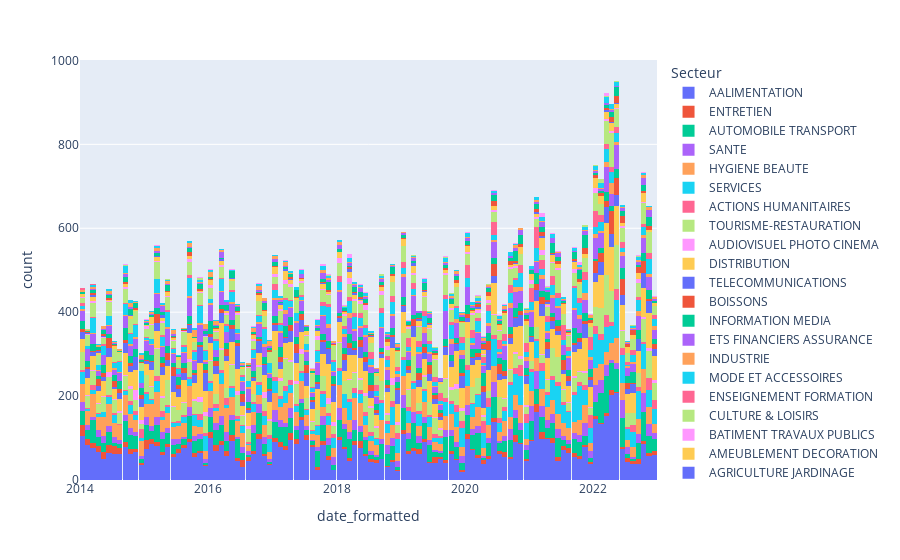

The code cell stored with this chart in its notebook:
### Code cell
fig = px.histogram(arcom_df, x='date_formatted', color='Secteur')
fig.show()

### Figure 1 — Plotly figure (JSON) as saved in the notebook; plotly's stock layout.template omitted (floating-point values rounded to 4 significant figures; data arrays with more than 128 entries replaced by an {"elided": "..."} marker saying what was removed)
{"data": [{"alignmentgroup": "True", "bingroup": "x", "hovertemplate": "Secteur=AALIMENTATION<br>date_formatted=%{x}<br>count=%{y}<extra></extra>", "legendgroup": "AALIMENTATION", "marker": {"color": "#636efa", "pattern": {"shape": ""}}, "name": "AALIMENTATION", "offsetgroup": "AALIMENTATION", "orientation": "v", "showlegend": true, "type": "histogram", "x": {"elided": "7706 str values"}, "xaxis": "x", "yaxis": "y"}, {"alignmentgroup": "True", "bingroup": "x", "hovertemplate": "Secteur=ENTRETIEN<br>date_formatted=%{x}<br>count=%{y}<extra></extra>", "legendgroup": "ENTRETIEN", "marker": {"color": "#EF553B", "pattern": {"shape": ""}}, "name": "ENTRETIEN", "offsetgroup": "ENTRETIEN", "orientation": "v", "showlegend": true, "type": "histogram", "x": {"elided": "965 str values"}, "xaxis": "x", "yaxis": "y"}, {"alignmentgroup": "True", "bingroup": "x", "hovertemplate": "Secteur=AUTOMOBILE TRANSPORT<br>date_formatted=%{x}<br>count=%{y}<extra></extra>", "legendgroup": "AUTOMOBILE TRANSPORT", "marker": {"color": "#00cc96", "pattern": {"shape": ""}}, "name": "AUTOMOBILE TRANSPORT", "offsetgroup": "AUTOMOBILE TRANSPORT", "orientation": "v", "showlegend": true, "type": "histogram", "x": {"elided": "3362 str values"}, "xaxis": "x", "yaxis": "y"}, {"alignmentgroup": "True", "bingroup": "x", "hovertemplate": "Secteur=SANTE<br>date_formatted=%{x}<br>count=%{y}<extra></extra>", "legendgroup": "SANTE", "marker": {"color": "#ab63fa", "pattern": {"shape": ""}}, "name": "SANTE", "offsetgroup": "SANTE", "orientation": "v", "showlegend": true, "type": "histogram", "x": {"elided": "1813 str values"}, "xaxis": "x", "yaxis": "y"}, {"alignmentgroup": "True", "bingroup": "x", "hovertemplate": "Secteur=HYGIENE BEAUTE<br>date_formatted=%{x}<br>count=%{y}<extra></extra>", "legendgroup": "HYGIENE BEAUTE", "marker": {"color": "#FFA15A", "pattern": {"shape": ""}}, "name": "HYGIENE BEAUTE", "offsetgroup": "HYGIENE BEAUTE", "orientation": "v", "showlegend": true, "type": "histogram", "x": {"elided": "3717 str values"}, "xaxis": "x", "yaxis": "y"}, {"alignmentgroup": "True", "bingroup": "x", "hovertemplate": "Secteur=SERVICES<br>date_formatted=%{x}<br>count=%{y}<extra></extra>", "legendgroup": "SERVICES", "marker": {"color": "#19d3f3", "pattern": {"shape": ""}}, "name": "SERVICES", "offsetgroup": "SERVICES", "orientation": "v", "showlegend": true, "type": "histogram", "x": {"elided": "3204 str values"}, "xaxis": "x", "yaxis": "y"}, {"alignmentgroup": "True", "bingroup": "x", "hovertemplate": "Secteur=ACTIONS HUMANITAIRES<br>date_formatted=%{x}<br>count=%{y}<extra></extra>", "legendgroup": "ACTIONS HUMANITAIRES", "marker": {"color": "#FF6692", "pattern": {"shape": ""}}, "name": "ACTIONS HUMANITAIRES", "offsetgroup": "ACTIONS HUMANITAIRES", "orientation": "v", "showlegend": true, "type": "histogram", "x": {"elided": "1016 str values"}, "xaxis": "x", "yaxis": "y"}, {"alignmentgroup": "True", "bingroup": "x", "hovertemplate": "Secteur=TOURISME-RESTAURATION<br>date_formatted=%{x}<br>count=%{y}<extra></extra>", "legendgroup": "TOURISME-RESTAURATION", "marker": {"color": "#B6E880", "pattern": {"shape": ""}}, "name": "TOURISME-RESTAURATION", "offsetgroup": "TOURISME-RESTAURATION", "orientation": "v", "showlegend": true, "type": "histogram", "x": {"elided": "3967 str values"}, "xaxis": "x", "yaxis": "y"}, {"alignmentgroup": "True", "bingroup": "x", "hovertemplate": "Secteur=AUDIOVISUEL PHOTO CINEMA<br>date_formatted=%{x}<br>count=%{y}<extra></extra>", "legendgroup": "AUDIOVISUEL PHOTO CINEMA", "marker": {"color": "#FF97FF", "pattern": {"shape": ""}}, "name": "AUDIOVISUEL PHOTO CINEMA", "offsetgroup": "AUDIOVISUEL PHOTO CINEMA", "orientation": "v", "showlegend": true, "type": "histogram", "x": {"elided": "400 str values"}, "xaxis": "x", "yaxis": "y"}, {"alignmentgroup": "True", "bingroup": "x", "hovertemplate": "Secteur=DISTRIBUTION<br>date_formatted=%{x}<br>count=%{y}<extra></extra>", "legendgroup": "DISTRIBUTION", "marker": {"color": "#FECB52", "pattern": {"shape": ""}}, "name": "DISTRIBUTION", "offsetgroup": "DISTRIBUTION", "orientation": "v", "showlegend": true, "type": "histogram", "x": {"elided": "5182 str values"}, "xaxis": "x", "yaxis": "y"}, {"alignmentgroup": "True", "bingroup": "x", "hovertemplate": "Secteur=TELECOMMUNICATIONS<br>date_formatted=%{x}<br>count=%{y}<extra></extra>", "legendgroup": "TELECOMMUNICATIONS", "marker": {"color": "#636efa", "pattern": {"shape": ""}}, "name": "TELECOMMUNICATIONS", "offsetgroup": "TELECOMMUNICATIONS", "orientation": "v", "showlegend": true, "type": "histogram", "x": {"elided": "2202 str values"}, "xaxis": "x", "yaxis": "y"}, {"alignmentgroup": "True", "bingroup": "x", "hovertemplate": "Secteur=BOISSONS<br>date_formatted=%{x}<br>count=%{y}<extra></extra>", "legendgroup": "BOISSONS", "marker": {"color": "#EF553B", "pattern": {"shape": ""}}, "name": "BOISSONS", "offsetgroup": "BOISSONS", "orientation": "v", "showlegend": true, "type": "histogram", "x": {"elided": "1194 str values"}, "xaxis": "x", "yaxis": "y"}, {"alignmentgroup": "True", "bingroup": "x", "hovertemplate": "Secteur=INFORMATION MEDIA<br>date_formatted=%{x}<br>count=%{y}<extra></extra>", "legendgroup": "INFORMATION MEDIA", "marker": {"color": "#00cc96", "pattern": {"shape": ""}}, "name": "INFORMATION MEDIA", "offsetgroup": "INFORMATION MEDIA", "orientation": "v", "showlegend": true, "type": "histogram", "x": {"elided": "1719 str values"}, "xaxis": "x", "yaxis": "y"}, {"alignmentgroup": "True", "bingroup": "x", "hovertemplate": "Secteur=ETS FINANCIERS ASSURANCE<br>date_formatted=%{x}<br>count=%{y}<extra></extra>", "legendgroup": "ETS FINANCIERS ASSURANCE", "marker": {"color": "#ab63fa", "pattern": {"shape": ""}}, "name": "ETS FINANCIERS ASSURANCE", "offsetgroup": "ETS FINANCIERS ASSURANCE", "orientation": "v", "showlegend": true, "type": "histogram", "x": {"elided": "2967 str values"}, "xaxis": "x", "yaxis": "y"}, {"alignmentgroup": "True", "bingroup": "x", "hovertemplate": "Secteur=INDUSTRIE<br>date_formatted=%{x}<br>count=%{y}<extra></extra>", "legendgroup": "INDUSTRIE", "marker": {"color": "#FFA15A", "pattern": {"shape": ""}}, "name": "INDUSTRIE", "offsetgroup": "INDUSTRIE", "orientation": "v", "showlegend": true, "type": "histogram", "x": {"elided": "559 str values"}, "xaxis": "x", "yaxis": "y"}, {"alignmentgroup": "True", "bingroup": "x", "hovertemplate": "Secteur=MODE ET ACCESSOIRES<br>date_formatted=%{x}<br>count=%{y}<extra></extra>", "legendgroup": "MODE ET ACCESSOIRES", "marker": {"color": "#19d3f3", "pattern": {"shape": ""}}, "name": "MODE ET ACCESSOIRES", "offsetgroup": "MODE ET ACCESSOIRES", "orientation": "v", "showlegend": true, "type": "histogram", "x": {"elided": "2147 str values"}, "xaxis": "x", "yaxis": "y"}, {"alignmentgroup": "True", "bingroup": "x", "hovertemplate": "Secteur=ENSEIGNEMENT FORMATION<br>date_formatted=%{x}<br>count=%{y}<extra></extra>", "legendgroup": "ENSEIGNEMENT FORMATION", "marker": {"color": "#FF6692", "pattern": {"shape": ""}}, "name": "ENSEIGNEMENT FORMATION", "offsetgroup": "ENSEIGNEMENT FORMATION", "orientation": "v", "showlegend": true, "type": "histogram", "x": {"elided": "1091 str values"}, "xaxis": "x", "yaxis": "y"}, {"alignmentgroup": "True", "bingroup": "x", "hovertemplate": "Secteur=CULTURE & LOISIRS<br>date_formatted=%{x}<br>count=%{y}<extra></extra>", "legendgroup": "CULTURE & LOISIRS", "marker": {"color": "#B6E880", "pattern": {"shape": ""}}, "name": "CULTURE & LOISIRS", "offsetgroup": "CULTURE & LOISIRS", "orientation": "v", "showlegend": true, "type": "histogram", "x": {"elided": "3085 str values"}, "xaxis": "x", "yaxis": "y"}, {"alignmentgroup": "True", "bingroup": "x", "hovertemplate": "Secteur=BATIMENT TRAVAUX PUBLICS<br>date_formatted=%{x}<br>count=%{y}<extra></extra>", "legendgroup": "BATIMENT TRAVAUX PUBLICS", "marker": {"color": "#FF97FF", "pattern": {"shape": ""}}, "name": "BATIMENT TRAVAUX PUBLICS", "offsetgroup": "BATIMENT TRAVAUX PUBLICS", "orientation": "v", "showlegend": true, "type": "histogram", "x": {"elided": "368 str values"}, "xaxis": "x", "yaxis": "y"}, {"alignmentgroup": "True", "bingroup": "x", "hovertemplate": "Secteur=AMEUBLEMENT DECORATION<br>date_formatted=%{x}<br>count=%{y}<extra></extra>", "legendgroup": "AMEUBLEMENT DECORATION", "marker": {"color": "#FECB52", "pattern": {"shape": ""}}, "name": "AMEUBLEMENT DECORATION", "offsetgroup": "AMEUBLEMENT DECORATION", "orientation": "v", "showlegend": true, "type": "histogram", "x": {"elided": "970 str values"}, "xaxis": "x", "yaxis": "y"}, {"alignmentgroup": "True", "bingroup": "x", "hovertemplate": "Secteur=AGRICULTURE JARDINAGE<br>date_formatted=%{x}<br>count=%{y}<extra></extra>", "legendgroup": "AGRICULTURE JARDINAGE", "marker": {"color": "#636efa", "pattern": {"shape": ""}}, "name": "AGRICULTURE JARDINAGE", "offsetgroup": "AGRICULTURE JARDINAGE", "orientation": "v", "showlegend": true, "type": "histogram", "x": ["2014-03-07T00:00:00", "2014-03-12T00:00:00", "2014-03-24T00:00:00", "2014-03-26T00:00:00", "2014-03-26T00:00:00", "2014-03-31T00:00:00", "2014-03-31T00:00:00", "2014-04-11T00:00:00", "2014-04-14T00:00:00", "2014-04-16T00:00:00", "2014-04-16T00:00:00", "2014-05-26T00:00:00", "2014-09-01T00:00:00", "2014-09-15T00:00:00", "2014-10-27T00:00:00", "2014-02-15T00:00:00", "2014-02-25T00:00:00", "2015-03-19T00:00:00", "2015-03-19T00:00:00", "2015-04-09T00:00:00", "2015-04-15T00:00:00", "2015-04-20T00:00:00", "2015-04-27T00:00:00", "2015-04-27T00:00:00", "2015-04-27T00:00:00", "2015-05-26T00:00:00", "2015-06-28T00:00:00", "2015-12-02T00:00:00", "2015-12-02T00:00:00", "2015-12-02T00:00:00", "2016-03-21T00:00:00", "2016-03-28T00:00:00", "2016-03-31T00:00:00", "2016-04-07T00:00:00", "2016-04-08T00:00:00", "2016-05-09T00:00:00", "2017-03-16T00:00:00", "2017-03-20T00:00:00", "2017-04-01T00:00:00", "2017-04-02T00:00:00", "2017-03-30T00:00:00", "2017-04-08T00:00:00", "2017-04-14T00:00:00", "2017-06-27T00:00:00", "2017-09-18T00:00:00", "2017-10-05T00:00:00", "2017-01-30T00:00:00", "2017-02-20T00:00:00", "2017-02-20T00:00:00", "2017-02-21T00:00:00", "2018-03-15T00:00:00", "2018-03-18T00:00:00", "2018-03-19T00:00:00", "2018-03-26T00:00:00", "2018-03-26T00:00:00", "2018-03-26T00:00:00", "2018-03-26T00:00:00", "2018-04-08T00:00:00", "2018-04-09T00:00:00", "2018-04-20T00:00:00", "2018-05-07T00:00:00", "2018-05-12T00:00:00", "2018-05-13T00:00:00", "2018-07-06T00:00:00", "2018-07-09T00:00:00", "2018-09-13T00:00:00", "2019-03-11T00:00:00", "2019-03-17T00:00:00", "2019-03-18T00:00:00", "2019-03-18T00:00:00", "2019-03-28T00:00:00", "2019-03-28T00:00:00", "2019-04-03T00:00:00", "2019-04-05T00:00:00", "2019-04-08T00:00:00", "2019-04-08T00:00:00", "2019-04-29T00:00:00", "2019-05-12T00:00:00", "2019-05-12T00:00:00", "2019-05-16T00:00:00", "2019-06-02T00:00:00", "2019-06-16T00:00:00", "2019-08-26T00:00:00", "2020-03-02T00:00:00", "2020-03-15T00:00:00", "2020-03-16T00:00:00", "2020-03-16T00:00:00", "2020-04-20T00:00:00", "2020-09-29T00:00:00", "2020-10-12T00:00:00", "2020-02-26T00:00:00", "2021-03-10T00:00:00", "2021-03-15T00:00:00", "2021-03-21T00:00:00", "2021-04-08T00:00:00", "2021-04-12T00:00:00", "2021-04-15T00:00:00", "2021-04-29T00:00:00", "2021-05-10T00:00:00", "2021-05-20T00:00:00", "2021-06-14T00:00:00", "2021-09-06T00:00:00", "2021-02-16T00:00:00", "2021-02-18T00:00:00", "2021-02-22T00:00:00", "2021-03-01T00:00:00", "2022-03-07T00:00:00", "2022-03-13T00:00:00", "2022-03-14T00:00:00", "2022-03-14T00:00:00", "2022-04-10T00:00:00", "2022-04-13T00:00:00", "2022-04-20T00:00:00", "2022-05-07T00:00:00", "2022-05-30T00:00:00", "2022-06-20T00:00:00", "2022-07-02T00:00:00", "2022-09-26T00:00:00", "2022-02-26T00:00:00"], "xaxis": "x", "yaxis": "y"}, {"alignmentgroup": "True", "bingroup": "x", "hovertemplate": "Secteur=INFORMATIQUE BUREAUTIQUE<br>date_formatted=%{x}<br>count=%{y}<extra></extra>", "legendgroup": "INFORMATIQUE BUREAUTIQUE", "marker": {"color": "#EF553B", "pattern": {"shape": ""}}, "name": "INFORMATIQUE BUREAUTIQUE", "offsetgroup": "INFORMATIQUE BUREAUTIQUE", "orientation": "v", "showlegend": true, "type": "histogram", "x": {"elided": "438 str values"}, "xaxis": "x", "yaxis": "y"}, {"alignmentgroup": "True", "bingroup": "x", "hovertemplate": "Secteur=APPAREILS MENAGERS<br>date_formatted=%{x}<br>count=%{y}<extra></extra>", "legendgroup": "APPAREILS MENAGERS", "marker": {"color": "#00cc96", "pattern": {"shape": ""}}, "name": "APPAREILS MENAGERS", "offsetgroup": "APPAREILS MENAGERS", "orientation": "v", "showlegend": true, "type": "histogram", "x": {"elided": "893 str values"}, "xaxis": "x", "yaxis": "y"}, {"alignmentgroup": "True", "bingroup": "x", "hovertemplate": "Secteur=ENERGIE<br>date_formatted=%{x}<br>count=%{y}<extra></extra>", "legendgroup": "ENERGIE", "marker": {"color": "#ab63fa", "pattern": {"shape": ""}}, "name": "ENERGIE", "offsetgroup": "ENERGIE", "orientation": "v", "showlegend": true, "type": "histogram", "x": {"elided": "492 str values"}, "xaxis": "x", "yaxis": "y"}, {"alignmentgroup": "True", "bingroup": "x", "hovertemplate": "Secteur=EDITION<br>date_formatted=%{x}<br>count=%{y}<extra></extra>", "legendgroup": "EDITION", "marker": {"color": "#FFA15A", "pattern": {"shape": ""}}, "name": "EDITION", "offsetgroup": "EDITION", "orientation": "v", "showlegend": true, "type": "histogram", "x": {"elided": "441 str values"}, "xaxis": "x", "yaxis": "y"}, {"alignmentgroup": "True", "bingroup": "x", "hovertemplate": "Secteur=IMMOBILIER<br>date_formatted=%{x}<br>count=%{y}<extra></extra>", "legendgroup": "IMMOBILIER", "marker": {"color": "#19d3f3", "pattern": {"shape": ""}}, "name": "IMMOBILIER", "offsetgroup": "IMMOBILIER", "orientation": "v", "showlegend": true, "type": "histogram", "x": {"elided": "450 str values"}, "xaxis": "x", "yaxis": "y"}, {"alignmentgroup": "True", "bingroup": "x", "hovertemplate": "Secteur=PUBLICITE FINANCIERE<br>date_formatted=%{x}<br>count=%{y}<extra></extra>", "legendgroup": "PUBLICITE FINANCIERE", "marker": {"color": "#FF6692", "pattern": {"shape": ""}}, "name": "PUBLICITE FINANCIERE", "offsetgroup": "PUBLICITE FINANCIERE", "orientation": "v", "showlegend": true, "type": "histogram", "x": ["2014-03-21T00:00:00", "2014-01-11T00:00:00", "2014-01-11T00:00:00", "2014-01-11T00:00:00", "2015-06-30T00:00:00", "2021-07-21T00:00:00"], "xaxis": "x", "yaxis": "y"}, {"alignmentgroup": "True", "bingroup": "x", "hovertemplate": "Secteur=PUBLICITES DIVERSES<br>date_formatted=%{x}<br>count=%{y}<extra></extra>", "legendgroup": "PUBLICITES DIVERSES", "marker": {"color": "#B6E880", "pattern": {"shape": ""}}, "name": "PUBLICITES DIVERSES", "offsetgroup": "PUBLICITES DIVERSES", "orientation": "v", "showlegend": true, "type": "histogram", "x": ["2014-04-11T00:00:00", "2014-09-21T00:00:00", "2014-09-21T00:00:00", "2014-09-21T00:00:00", "2014-02-01T00:00:00", "2015-05-31T00:00:00", "2015-05-31T00:00:00", "2015-05-31T00:00:00", "2015-11-01T00:00:00", "2015-11-01T00:00:00", "2015-11-08T00:00:00", "2015-11-08T00:00:00", "2015-11-08T00:00:00", "2016-06-12T00:00:00", "2017-05-28T00:00:00", "2017-11-06T00:00:00", "2017-11-19T00:00:00", "2017-11-19T00:00:00", "2018-04-28T00:00:00", "2018-09-16T00:00:00", "2018-09-16T00:00:00", "2018-09-16T00:00:00", "2018-09-16T00:00:00", "2018-09-16T00:00:00", "2018-02-25T00:00:00", "2018-03-01T00:00:00", "2019-06-02T00:00:00", "2019-06-02T00:00:00", "2019-06-02T00:00:00", "2019-07-07T00:00:00", "2019-07-07T00:00:00", "2019-09-29T00:00:00", "2019-10-11T00:00:00", "2019-02-08T00:00:00", "2019-02-08T00:00:00", "2019-03-03T00:00:00", "2019-03-03T00:00:00", "2020-03-02T00:00:00", "2020-03-02T00:00:00", "2020-03-03T00:00:00", "2020-03-05T00:00:00", "2020-05-19T00:00:00", "2020-08-01T00:00:00", "2020-08-01T00:00:00", "2020-12-06T00:00:00", "2020-12-09T00:00:00", "2020-12-11T00:00:00", "2020-03-01T00:00:00", "2021-04-05T00:00:00", "2021-04-05T00:00:00", "2021-04-11T00:00:00", "2021-04-11T00:00:00", "2021-05-23T00:00:00", "2021-08-09T00:00:00", "2021-09-27T00:00:00", "2021-11-07T00:00:00", "2021-11-21T00:00:00", "2021-11-22T00:00:00", "2021-11-28T00:00:00", "2021-03-01T00:00:00", "2022-01-05T00:00:00", "2022-03-11T00:00:00", "2022-03-15T00:00:00", "2022-05-04T00:00:00", "2022-08-22T00:00:00", "2022-08-22T00:00:00", "2022-09-19T00:00:00", "2022-09-19T00:00:00", "2022-09-22T00:00:00", "2022-02-06T00:00:00", "2022-02-06T00:00:00", "2022-02-06T00:00:00", "2022-02-06T00:00:00", "2022-02-06T00:00:00", "2022-02-06T00:00:00", "2022-02-06T00:00:00", "2022-02-06T00:00:00", "2022-12-25T00:00:00", "2022-12-25T00:00:00", "2022-03-06T00:00:00", "2022-03-06T00:00:00"], "xaxis": "x", "yaxis": "y"}, {"alignmentgroup": "True", "bingroup": "x", "hovertemplate": "Secteur=CORPORATE<br>date_formatted=%{x}<br>count=%{y}<extra></extra>", "legendgroup": "CORPORATE", "marker": {"color": "#FF97FF", "pattern": {"shape": ""}}, "name": "CORPORATE", "offsetgroup": "CORPORATE", "orientation": "v", "showlegend": true, "type": "histogram", "x": ["2014-05-29T00:00:00", "2014-07-04T00:00:00", "2014-01-13T00:00:00", "2014-09-12T00:00:00", "2014-10-05T00:00:00", "2014-09-30T00:00:00", "2014-10-06T00:00:00", "2014-02-22T00:00:00", "2014-02-23T00:00:00", "2015-03-27T00:00:00", "2015-03-27T00:00:00", "2015-03-28T00:00:00", "2015-05-24T00:00:00", "2015-11-02T00:00:00", "2015-11-27T00:00:00", "2015-01-30T00:00:00", "2015-02-21T00:00:00", "2015-02-23T00:00:00", "2016-05-15T00:00:00", "2016-01-11T00:00:00", "2016-05-16T00:00:00", "2016-09-01T00:00:00", "2016-09-01T00:00:00", "2016-09-02T00:00:00", "2016-09-02T00:00:00", "2016-10-10T00:00:00", "2016-02-08T00:00:00", "2017-03-06T00:00:00", "2017-03-08T00:00:00", "2017-05-17T00:00:00", "2017-06-09T00:00:00", "2017-06-16T00:00:00", "2017-08-08T00:00:00", "2017-09-18T00:00:00", "2017-10-09T00:00:00", "2017-10-09T00:00:00", "2017-10-10T00:00:00", "2017-10-12T00:00:00", "2017-11-06T00:00:00", "2017-11-12T00:00:00", "2017-11-20T00:00:00", "2017-02-22T00:00:00", "2018-03-05T00:00:00", "2018-03-25T00:00:00", "2018-03-25T00:00:00", "2018-03-25T00:00:00", "2018-03-25T00:00:00", "2018-03-25T00:00:00", "2018-03-25T00:00:00", "2018-03-25T00:00:00", "2018-03-26T00:00:00", "2018-05-13T00:00:00", "2018-01-08T00:00:00", "2018-05-16T00:00:00", "2018-06-25T00:00:00", "2018-02-04T00:00:00", "2018-02-12T00:00:00", "2018-02-19T00:00:00", "2019-05-19T00:00:00", "2019-05-19T00:00:00", "2019-09-16T00:00:00", "2019-09-17T00:00:00", "2019-09-19T00:00:00", "2019-10-27T00:00:00", "2019-11-03T00:00:00", "2019-02-08T00:00:00", "2019-02-16T00:00:00", "2020-01-01T00:00:00", "2020-01-01T00:00:00", "2020-01-04T00:00:00", "2020-03-02T00:00:00", "2020-03-09T00:00:00", "2020-04-22T00:00:00", "2020-04-29T00:00:00", "2020-05-16T00:00:00", "2020-06-22T00:00:00", "2020-07-02T00:00:00", "2020-08-01T00:00:00", "2020-08-17T00:00:00", "2020-10-19T00:00:00", "2020-10-19T00:00:00", "2021-03-08T00:00:00", "2021-03-08T00:00:00", "2021-03-17T00:00:00", "2021-04-06T00:00:00", "2021-05-04T00:00:00", "2021-05-31T00:00:00", "2021-06-15T00:00:00", "2021-06-27T00:00:00", "2021-06-27T00:00:00", "2021-09-10T00:00:00", "2021-09-27T00:00:00", "2021-10-11T00:00:00", "2021-10-15T00:00:00", "2021-10-15T00:00:00", "2021-10-18T00:00:00", "2021-10-18T00:00:00", "2021-10-19T00:00:00", "2021-10-31T00:00:00", "2021-12-13T00:00:00", "2021-12-28T00:00:00", "2021-03-05T00:00:00", "2021-03-05T00:00:00", "2021-03-05T00:00:00", "2021-03-06T00:00:00", "2021-03-07T00:00:00", "2022-03-14T00:00:00", "2022-03-14T00:00:00", "2022-03-15T00:00:00", "2022-03-21T00:00:00", "2022-03-21T00:00:00", "2022-03-21T00:00:00", "2022-05-10T00:00:00", "2022-07-24T00:00:00", "2022-09-28T00:00:00", "2022-10-10T00:00:00", "2022-11-14T00:00:00", "2022-11-28T00:00:00", "2022-12-05T00:00:00"], "xaxis": "x", "yaxis": "y"}], "layout": {"barmode": "relative", "legend": {"title": {"text": "Secteur"}, "tracegroupgap": 0}, "margin": {"t": 60}, "xaxis": {"anchor": "y", "domain": [0, 1], "title": {"text": "date_formatted"}}, "yaxis": {"anchor": "x", "domain": [0, 1], "title": {"text": "count"}}}}
